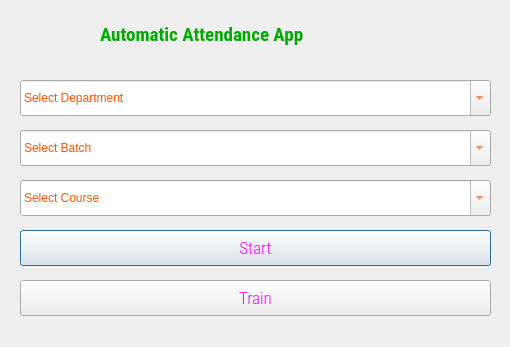
<?xml version="1.0" encoding="UTF-8"?>
<ui version="4.0">
 <class>Dialog</class>
 <widget class="QDialog" name="Dialog">
  <property name="geometry">
   <rect>
    <x>0</x>
    <y>0</y>
    <width>510</width>
    <height>347</height>
   </rect>
  </property>
  <property name="windowTitle">
   <string>Automatic Attendance system using Face Recognition</string>
  </property>
  <property name="windowIcon">
   <iconset>
    <normaloff>C:/Users/zziid/OneDrive/Pictures/Camera Roll/Bangladesh_Army_University_of_Science_and_Technology_(logo).jpg</normaloff>C:/Users/zziid/OneDrive/Pictures/Camera Roll/Bangladesh_Army_University_of_Science_and_Technology_(logo).jpg</iconset>
  </property>
  <widget class="QLabel" name="filelabel">
   <property name="geometry">
    <rect>
     <x>100</x>
     <y>20</y>
     <width>312</width>
     <height>28</height>
    </rect>
   </property>
   <property name="font">
    <font>
     <family>Roboto Condensed</family>
     <pointsize>14</pointsize>
     <weight>75</weight>
     <bold>true</bold>
    </font>
   </property>
   <property name="styleSheet">
    <string notr="true">color: rgb(0, 170, 0);</string>
   </property>
   <property name="text">
    <string>Automatic Attendance App</string>
   </property>
  </widget>
  <widget class="QComboBox" name="comboBox1">
   <property name="geometry">
    <rect>
     <x>20</x>
     <y>130</y>
     <width>471</width>
     <height>36</height>
    </rect>
   </property>
   <property name="font">
    <font>
     <family>MS Shell Dlg 2</family>
     <pointsize>10</pointsize>
     <weight>50</weight>
     <italic>false</italic>
     <bold>false</bold>
    </font>
   </property>
   <property name="styleSheet">
    <string notr="true">color: rgb(255, 85, 0);
font: 10pt &quot;MS Shell Dlg 2&quot;;</string>
   </property>
   <property name="editable">
    <bool>true</bool>
   </property>
   <property name="currentText">
    <string notr="true">Select Batch</string>
   </property>
  </widget>
  <widget class="QComboBox" name="comboBox2">
   <property name="geometry">
    <rect>
     <x>20</x>
     <y>180</y>
     <width>471</width>
     <height>36</height>
    </rect>
   </property>
   <property name="font">
    <font>
     <family>MS Shell Dlg 2</family>
     <pointsize>10</pointsize>
     <weight>50</weight>
     <italic>false</italic>
     <bold>false</bold>
    </font>
   </property>
   <property name="styleSheet">
    <string notr="true">color: rgb(255, 85, 0);
font: 10pt &quot;MS Shell Dlg 2&quot;;</string>
   </property>
   <property name="editable">
    <bool>true</bool>
   </property>
   <property name="currentText">
    <string notr="true">Select Course</string>
   </property>
  </widget>
  <widget class="QPushButton" name="runButton_2">
   <property name="geometry">
    <rect>
     <x>20</x>
     <y>230</y>
     <width>471</width>
     <height>36</height>
    </rect>
   </property>
   <property name="font">
    <font>
     <family>Roboto Condensed Light</family>
     <pointsize>13</pointsize>
    </font>
   </property>
   <property name="styleSheet">
    <string notr="true">color: rgb(255, 0, 255);</string>
   </property>
   <property name="text">
    <string>Start</string>
   </property>
  </widget>
  <widget class="QComboBox" name="comboBox5">
   <property name="geometry">
    <rect>
     <x>20</x>
     <y>80</y>
     <width>471</width>
     <height>36</height>
    </rect>
   </property>
   <property name="font">
    <font>
     <family>MS Shell Dlg 2</family>
     <pointsize>10</pointsize>
     <weight>50</weight>
     <italic>false</italic>
     <bold>false</bold>
    </font>
   </property>
   <property name="styleSheet">
    <string notr="true">color: rgb(255, 85, 0);
font: 10pt &quot;MS Shell Dlg 2&quot;;</string>
   </property>
   <property name="editable">
    <bool>true</bool>
   </property>
   <property name="currentText">
    <string notr="true">Select Department</string>
   </property>
  </widget>
  <widget class="QLabel" name="label">
   <property name="geometry">
    <rect>
     <x>40</x>
     <y>70</y>
     <width>441</width>
     <height>21</height>
    </rect>
   </property>
   <property name="text">
    <string/>
   </property>
  </widget>
  <widget class="QPushButton" name="runButton_3">
   <property name="geometry">
    <rect>
     <x>20</x>
     <y>280</y>
     <width>471</width>
     <height>36</height>
    </rect>
   </property>
   <property name="font">
    <font>
     <family>Roboto Condensed Light</family>
     <pointsize>13</pointsize>
    </font>
   </property>
   <property name="styleSheet">
    <string notr="true">color: rgb(255, 0, 255);</string>
   </property>
   <property name="text">
    <string>Train</string>
   </property>
  </widget>
 </widget>
 <resources/>
 <connections/>
</ui>
